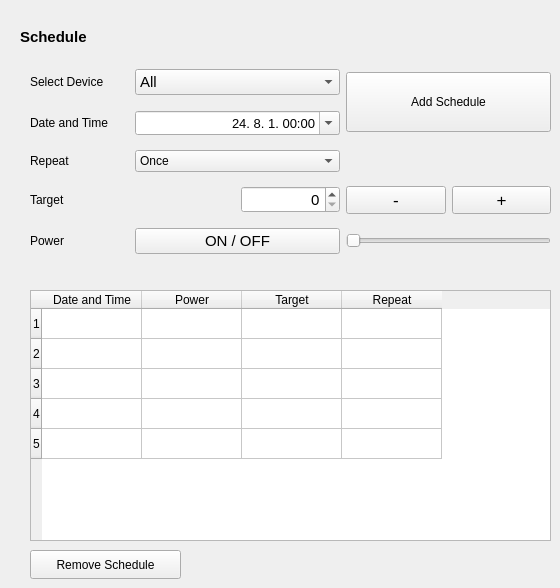
    <widget class="QWidget" name="tab2">
     <attribute name="title">
      <string>Schedule</string>
     </attribute>
     <widget class="QPushButton" name="pushButton_remove_schedule">
      <property name="geometry">
       <rect>
        <x>30</x>
        <y>550</y>
        <width>151</width>
        <height>29</height>
       </rect>
      </property>
      <property name="text">
       <string>Remove Schedule</string>
      </property>
     </widget>
     <widget class="QTableWidget" name="tableWidget_2">
      <property name="geometry">
       <rect>
        <x>30</x>
        <y>290</y>
        <width>521</width>
        <height>251</height>
       </rect>
      </property>
      <row>
       <property name="text">
        <string>1</string>
       </property>
      </row>
      <row>
       <property name="text">
        <string>2</string>
       </property>
      </row>
      <row>
       <property name="text">
        <string>3</string>
       </property>
      </row>
      <row>
       <property name="text">
        <string>4</string>
       </property>
      </row>
      <row>
       <property name="text">
        <string>5</string>
       </property>
      </row>
      <column>
       <property name="text">
        <string>Date and Time</string>
       </property>
      </column>
      <column>
       <property name="text">
        <string>Power</string>
       </property>
      </column>
      <column>
       <property name="text">
        <string>Target</string>
       </property>
      </column>
      <column>
       <property name="text">
        <string>Repeat</string>
       </property>
      </column>
     </widget>
     <widget class="QWidget" name="layoutWidget">
      <property name="geometry">
       <rect>
        <x>30</x>
        <y>60</y>
        <width>521</width>
        <height>206</height>
       </rect>
      </property>
      <layout class="QGridLayout" name="gridLayout">
       <item row="2" column="1" colspan="2">
        <widget class="QComboBox" name="comboBox_repeat">
         <item>
          <property name="text">
           <string>Once</string>
          </property>
         </item>
         <item>
          <property name="text">
           <string>Every day</string>
          </property>
         </item>
         <item>
          <property name="text">
           <string>Every week</string>
          </property>
         </item>
         <item>
          <property name="text">
           <string>Every month</string>
          </property>
         </item>
        </widget>
       </item>
       <item row="1" column="1" colspan="2">
        <widget class="QDateTimeEdit" name="dateTimeEdit_schedule">
         <property name="font">
          <font>
           <pointsize>10</pointsize>
           <stylestrategy>PreferDefault</stylestrategy>
          </font>
         </property>
         <property name="alignment">
          <set>Qt::AlignRight|Qt::AlignTrailing|Qt::AlignVCenter</set>
         </property>
         <property name="time">
          <time>
           <hour>0</hour>
           <minute>0</minute>
           <second>0</second>
          </time>
         </property>
         <property name="minimumDateTime">
          <datetime>
           <hour>0</hour>
           <minute>0</minute>
           <second>0</second>
           <year>2024</year>
           <month>8</month>
           <day>1</day>
          </datetime>
         </property>
         <property name="minimumDate">
          <date>
           <year>2024</year>
           <month>8</month>
           <day>1</day>
          </date>
         </property>
         <property name="displayFormat">
          <string>yy. M. d. hh:mm</string>
         </property>
         <property name="calendarPopup">
          <bool>true</bool>
         </property>
        </widget>
       </item>
       <item row="0" column="1" colspan="2">
        <widget class="QComboBox" name="comboBox_device">
         <property name="enabled">
          <bool>true</bool>
         </property>
         <property name="font">
          <font>
           <pointsize>11</pointsize>
          </font>
         </property>
         <property name="frame">
          <bool>true</bool>
         </property>
         <item>
          <property name="text">
           <string>All</string>
          </property>
         </item>
         <item>
          <property name="text">
           <string>Airconditional</string>
          </property>
         </item>
         <item>
          <property name="text">
           <string>Humidifier</string>
          </property>
         </item>
         <item>
          <property name="text">
           <string>Heater</string>
          </property>
         </item>
         <item>
          <property name="text">
           <string>Light</string>
          </property>
         </item>
         <item>
          <property name="text">
           <string>Blind</string>
          </property>
         </item>
         <item>
          <property name="text">
           <string>Alarm</string>
          </property>
         </item>
        </widget>
       </item>
       <item row="4" column="3" colspan="2">
        <widget class="QSlider" name="horizontalSlider">
         <property name="orientation">
          <enum>Qt::Horizontal</enum>
         </property>
        </widget>
       </item>
       <item row="3" column="4">
        <widget class="QPushButton" name="pushButton_33">
         <property name="font">
          <font>
           <pointsize>13</pointsize>
          </font>
         </property>
         <property name="text">
          <string>+</string>
         </property>
        </widget>
       </item>
       <item row="3" column="2">
        <widget class="QSpinBox" name="spinBox_8">
         <property name="font">
          <font>
           <pointsize>11</pointsize>
          </font>
         </property>
         <property name="alignment">
          <set>Qt::AlignRight|Qt::AlignTrailing|Qt::AlignVCenter</set>
         </property>
         <property name="maximum">
          <number>100</number>
         </property>
        </widget>
       </item>
       <item row="3" column="3">
        <widget class="QPushButton" name="pushButton_34">
         <property name="font">
          <font>
           <pointsize>13</pointsize>
          </font>
         </property>
         <property name="text">
          <string>-</string>
         </property>
        </widget>
       </item>
       <item row="2" column="0">
        <widget class="QLabel" name="label_repeat">
         <property name="text">
          <string>Repeat      </string>
         </property>
        </widget>
       </item>
       <item row="3" column="0">
        <widget class="QLabel" name="label_repeat_2">
         <property name="text">
          <string>Target    </string>
         </property>
        </widget>
       </item>
       <item row="0" column="0">
        <widget class="QLabel" name="label_select_device">
         <property name="text">
          <string>Select Device</string>
         </property>
        </widget>
       </item>
       <item row="4" column="0">
        <widget class="QLabel" name="label_repeat_3">
         <property name="text">
          <string>Power</string>
         </property>
        </widget>
       </item>
       <item row="4" column="1" colspan="2">
        <widget class="QPushButton" name="pushButton_8">
         <property name="font">
          <font>
           <pointsize>11</pointsize>
          </font>
         </property>
         <property name="text">
          <string>ON / OFF</string>
         </property>
        </widget>
       </item>
       <item row="1" column="0">
        <widget class="QLabel" name="label_datetime_2">
         <property name="text">
          <string>Date and Time  </string>
         </property>
        </widget>
       </item>
       <item row="0" column="3" rowspan="2" colspan="2">
        <widget class="QPushButton" name="pushButton_add_schedule">
         <property name="minimumSize">
          <size>
           <width>0</width>
           <height>60</height>
          </size>
         </property>
         <property name="text">
          <string>Add Schedule</string>
         </property>
        </widget>
       </item>
      </layout>
     </widget>
     <widget class="QLabel" name="label_74">
      <property name="geometry">
       <rect>
        <x>20</x>
        <y>20</y>
        <width>211</width>
        <height>34</height>
       </rect>
      </property>
      <property name="font">
       <font>
        <pointsize>11</pointsize>
        <weight>75</weight>
        <bold>true</bold>
       </font>
      </property>
      <property name="text">
       <string>Schedule</string>
      </property>
      <property name="alignment">
       <set>Qt::AlignLeading|Qt::AlignLeft|Qt::AlignVCenter</set>
      </property>
     </widget>
    </widget>
